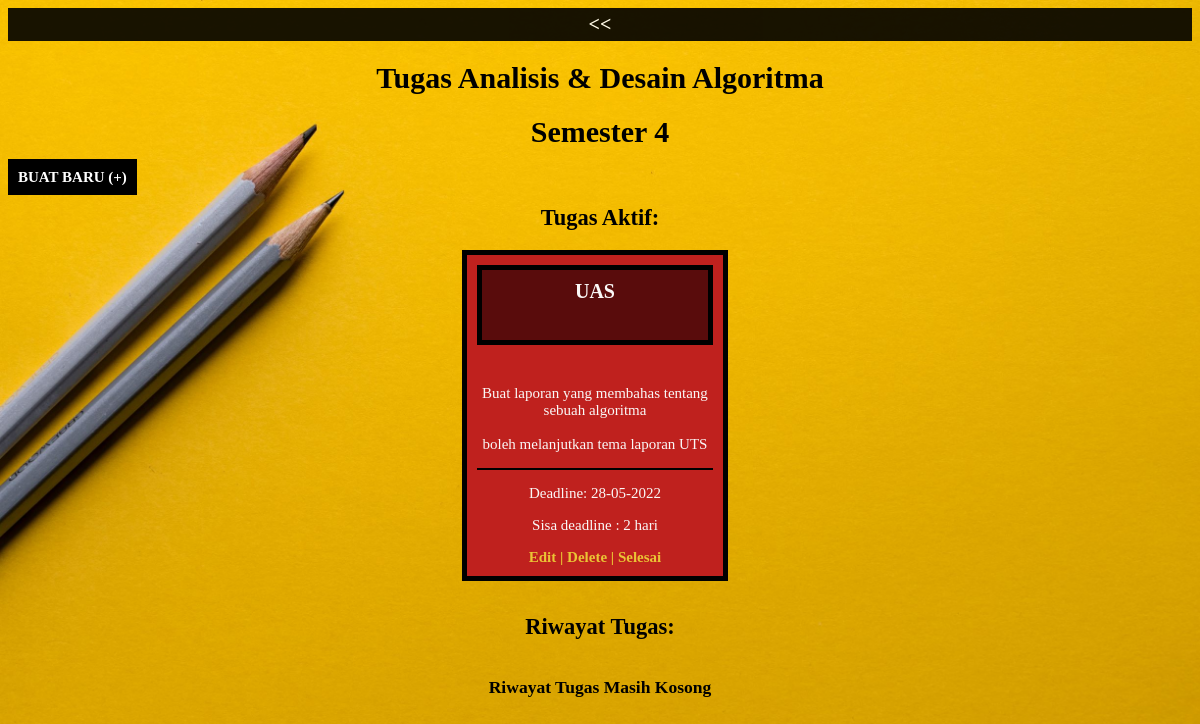
Page /hlm_tugas.php?id_semester=17&id_matkul=11 on the committed database.
### tables this page shows
CREATE TABLE `mata_kuliah` (
  `id_matkul` int(11) NOT NULL,
  `id_semester` int(11) NOT NULL,
  `nama_matkul` varchar(100) NOT NULL
);

CREATE TABLE `semester` (
  `id_semester` int(11) NOT NULL,
  `semester` int(1) NOT NULL
);

CREATE TABLE `tugas` (
  `id_tugas` int(11) NOT NULL,
  `id_semester` int(11) NOT NULL,
  `id_matkul` int(11) NOT NULL,
  `nama_tugas` varchar(50) NOT NULL,
  `deskripsi_tugas` varchar(3000) NOT NULL,
  `deadline` date NOT NULL,
  `status` enum('Belum Selesai','Selesai') NOT NULL
);

### tampil/tampil_tugas.php (called while the page is built)
<?php
	include "koneksi.php";
	$id_semester = $_GET['id_semester'];
	$id_matkul = $_GET['id_matkul'];
	$query = "SELECT * FROM tugas WHERE id_semester = $id_semester AND id_matkul = $id_matkul AND status = 'Belum Selesai' ORDER BY deadline";
	$tampil_tugas_aktif = mysqli_query($koneksi, $query);
	$query = "SELECT * FROM tugas WHERE id_semester = $id_semester AND id_matkul = $id_matkul AND status = 'Selesai'";
	$tampil_riwayat_tugas = mysqli_query($koneksi, $query);
	$query = "SELECT semester FROM semester WHERE id_semester = $id_semester";
	$query_semester = mysqli_query($koneksi, $query);
	$data_semester = mysqli_fetch_assoc($query_semester);
	$query = "SELECT nama_matkul FROM mata_kuliah WHERE id_matkul = $id_matkul";
	$query_matkul = mysqli_query($koneksi, $query);
	$data_matkul = mysqli_fetch_assoc($query_matkul);
 ?>

### functions.php (called while the page is built, shortened)
<?php
function sisa_deadline($deadline){
	$hari_ini = date('Y-m-d');
	$selisih = strtotime($deadline) - strtotime($hari_ini);
	$selisih = $selisih / 86400;
	$selisih = floor($selisih);
	return $selisih;
}
 ?>

### hlm_tugas.php (the view, shortened to what this page needs)
<?php
	include "tampil/tampil_tugas.php";
	include "functions.php";
 ?>
<!DOCTYPE html>
<html>
<head>
	<link rel="stylesheet" type="text/css" href="css/style.css">
</head>
<body>
	<a href="hlm_matkul.php?id_semester=<?php echo $_GET['id_semester'] ?>" class="kembali"><<</a>
	<h1>Tugas <?php echo $data_matkul['nama_matkul'] ?></h1>
	<h1>Semester <?php echo $data_semester['semester'] ?></h1>
	<a href="hlm_tugas.php?id_semester=<?php echo $_GET['id_semester'] ?>
							&id_matkul=<?php echo $_GET['id_matkul'] ?>
							&buat_baru" class="tombol">BUAT BARU (+)</a>
	<h2>Tugas Aktif:</h2>
	<div class="bungkus_kotak">
	<?php if (mysqli_num_rows($tampil_tugas_aktif) > 0): ?>
		<?php while($data = mysqli_fetch_assoc($tampil_tugas_aktif)) { ?>
			<?php $sisa_deadline = sisa_deadline($data['deadline']) ?>
			<?php if ($sisa_deadline <= 2): ?>
				<div class="kotak-merah">
			<?php elseif ($sisa_deadline <= 7): ?>
				<div class="kotak-kuning">
			<?php else: ?>
				<div class="kotak">
			<?php endif ?>
					<p class="judul_kotak"><?php echo $data['nama_tugas'] ?></p>
					<p class="deskripsi_tugas"><?php echo $data['deskripsi_tugas'] ?></p>
					<hr>
					<p>Deadline: <?php echo date("d-m-Y", strtotime($data['deadline'])) ?></p>
					<p>Sisa deadline : <?php echo $sisa_deadline ?> hari</p>
					<a href="hlm_tugas.php?id_semester=<?php echo $_GET['id_semester'] ?>&id_matkul=<?php echo $_GET['id_matkul'] ?>&id_tugas=<?php echo $data['id_tugas'] ?>&buat_baru">Edit | </a>
					<a href="hapus/hapus_tugas.php?id_tugas=<?php echo $data['id_tugas'] ?>&id_matkul=<?php echo $_GET['id_matkul'] ?>&id_semester=<?php echo $_GET['id_semester'] ?>" onclick="return confirm('Yakin ingin menghapus data ini?');">Delete | </a>
					<a href="edit/selesai_tugas.php?id_tugas=<?php echo $data['id_tugas'] ?>&id_matkul=<?php echo $_GET['id_matkul'] ?>&id_semester=<?php echo $_GET['id_semester'] ?>">Selesai</a>
				</div>
		<?php } ?>
	<?php else: ?>
		<h3>Tidak Ada Tugas Aktif</h3>
	<?php endif ?>
	</div>
	<h2>Riwayat Tugas:</h2>
	<div class="bungkus_kotak">
	<?php if (mysqli_num_rows($tampil_riwayat_tugas) > 0): ?>
		<?php while($data = mysqli_fetch_assoc($tampil_riwayat_tugas)) { ?>
			<div class="kotak">
				<p class="judul_kotak" style="word-wrap: break-word;"><?php echo $data['nama_tugas'] ?></p>
				<p class="deskripsi_tugas"><?php echo $data['deskripsi_tugas'] ?></p>
				<hr>
				<p>Deadline: <?php echo date("d-m-Y", strtotime($data['deadline'])) ?></p>
				<a href="edit/restore_tugas.php?id_tugas=<?php echo $data['id_tugas'] ?>&id_matkul=<?php echo $_GET['id_matkul'] ?>&id_semester=<?php echo $_GET['id_semester'] ?>">Restore | </a>
				<a href="hapus/hapus_tugas.php?id_tugas=<?php echo $data['id_tugas'] ?>&id_matkul=<?php echo $_GET['id_matkul'] ?>&id_semester=<?php echo $_GET['id_semester'] ?>" onclick="return confirm('Yakin ingin menghapus data ini?');">Delete</a>
			</div>
		<?php } ?>
	<?php else: ?>
		<h3>Riwayat Tugas Masih Kosong</h3>
	<?php endif ?>
	</div>
</body>
</html>

### css/style.css (style rules this page uses)
body { background-image: url('../gambar/joanna-kosinska-1_CMoFsPfso-unsplash.jpg'); background-size: cover; font-family: verdana; font-size: 15px; }
hr { border: 1px solid black; }
h1, h2, h3 { text-align: center; }
.bungkus_kotak { display: flex; flex-flow: row wrap; justify-content: center; }
.judul_kotak { position: relative; bottom: 20px; border: 5px solid black; padding: 10px; background-color: #191716; font-size: 20px; font-weight: bold; text-decoration: none; min-height: 50px; color: white; }
.kotak-merah { width: 20%; background-color: #BF211E; border: 5px solid black; margin-right: 10px; margin-bottom: 15px; padding: 10px; text-align: center; min-height: 150px; }
.kotak-merah>p { color: #faf8f7; }
.kotak-merah>a { font-weight: bold; text-decoration: none; color: #EAC435; }
.kotak-merah p { word-wrap: break-word; }
.kotak-merah>.judul_kotak { background-color: #590c0c; }
.deskripsi_tugas { white-space:pre-wrap; word-wrap: break-word; }
.tombol { background-color: black; color: white; padding: 10px; font-size: 15px; font-weight: bold; text-decoration: none; }
.kembali { background-color: black; color: white; font-weight: bold; font-size: 20px; display: block; text-align: center; padding: 5px; text-decoration: none; opacity: 90%; }

### rows in the picture
mata_kuliah: nama_matkul "Analisis & Desain Algoritma"
semester: semester "4"
tugas: nama_tugas "UAS", deskripsi_tugas "Buat laporan yang membahas tentang sebuah algoritma boleh melanjutkan tema laporan UTS", deadline "28-05-2022", deadline "2"
